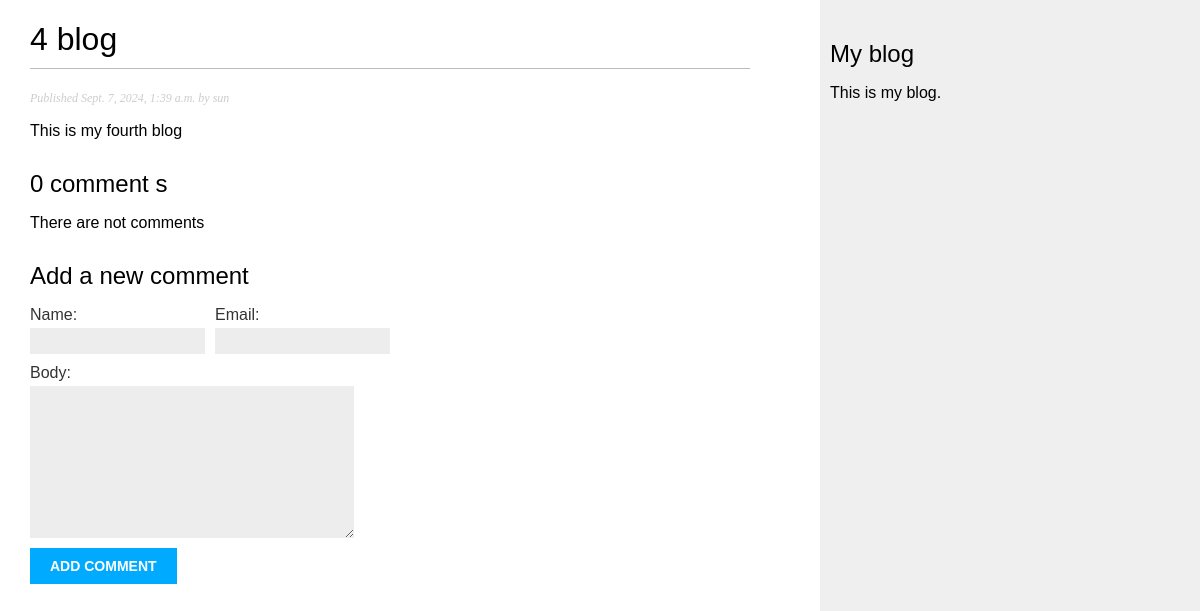
Screenshot of /blog/2024/9/7/4-blog with the database file from the repository.
### blog/models.py (models this page shows, shortened)
class Post(models.Model):
    tags = TaggableManager()
    class Status(models.TextChoices):
        DRAFT = 'DF', 'Draft'
        PUBLISHED = 'PB', 'Published'
    title = models.CharField(max_length=250)
    slug = models.SlugField(max_length=250, unique_for_date='publish')
    author = models.ForeignKey(
        settings.AUTH_USER_MODEL,
        on_delete=models.CASCADE,
        related_name='blog_posts',
    )
    body = models.TextField()
    publish = models.DateTimeField(default=timezone.now)
    created = models.DateTimeField(auto_now_add=True)
    updated = models.DateTimeField(auto_now=True)
    status = models.CharField(
        max_length=2,
        choices=Status,
        default=Status.DRAFT,
    )
    objects = models.Manager() #the default manager
    published = PublishedManager() # Our customer manager
    class Meta:
        ordering = ['-publish']
        indexes = [
            models.Index(fields=['-publish']),
        ]

### blog/views.py (the view)
# urls.py: path('<int:year>/<int:month>/<int:day>/<slug:post>', views.post_detail, name='post_detail'),
def post_detail(request, year,month,day, post):
    post = get_object_or_404(
        Post,
        status=Post.Status.PUBLISHED,
        slug=post,
        publish__year=year,
        publish__month=month,
        publish__day=day,
    )
    comments = post.comments.filter(active=True)
    form = CommentForm()
    return render(
        request,
        'blog/post/detail.html',
        {'post': post,'comments': comments, 'form': form}
    )

### blog/forms.py
class CommentForm(forms.ModelForm):
    class Meta:
        model = Comment
        fields = ['name', 'email', 'body']

### blog/templates/blog/post/detail.html (shortened to what this page needs)
{% extends "blog/base.html" %}
{% block content %}
  <h1>{{ post.title }}</h1>
  <p class="date">
    Published {{ post.publish }} by {{ post.author }}
  </p>
  {{ post.body|linebreaks }}
    {% with comments.count as total_comments %}
        <h2>
        {{ total_comments }} comment {{ total_comments|pluralize }}
        </h2>
    {% endwith %}
    {% for comment in comments %}
    	<div class="comment">
        <p class="info">
            Comment {{ forloop.counter }} by {{ comment.name }} {{ comment.created }}
        </p>
        {{ comment.body|linebreaks }}
        </div>
        {% empty %}
        <p>There are not comments</p>
    {% endfor %}
    {% include "blog/post/includes/comment_form.html" %}
{% endblock %}

### blog/static/css/blog.css (style rules this page uses)
body { margin:0; padding:0; font-family:helvetica, sans-serif; }
h1 { font-weight:normal; border-bottom:1px solid #bbb; padding:0 0 10px 0; }
h2 { font-weight:normal; margin:30px 0 0; }
p.date { color:#ccc; font-family: georgia, serif; font-size: 12px; font-style: italic; }
label { float:left; clear:both; color:#333; margin-bottom:4px; }
input, textarea { clear:both; float:left; margin:0 0 10px; background:#ededed; border:0; padding:6px 10px; font-size:12px; }

### rows the page displays
Post: title "4 blog", publish "Sept. 7, 2024, 1:39 a.m.", author "sun", body "This is my fourth blog"

### other values shown
{{ total_comments }} "0"
